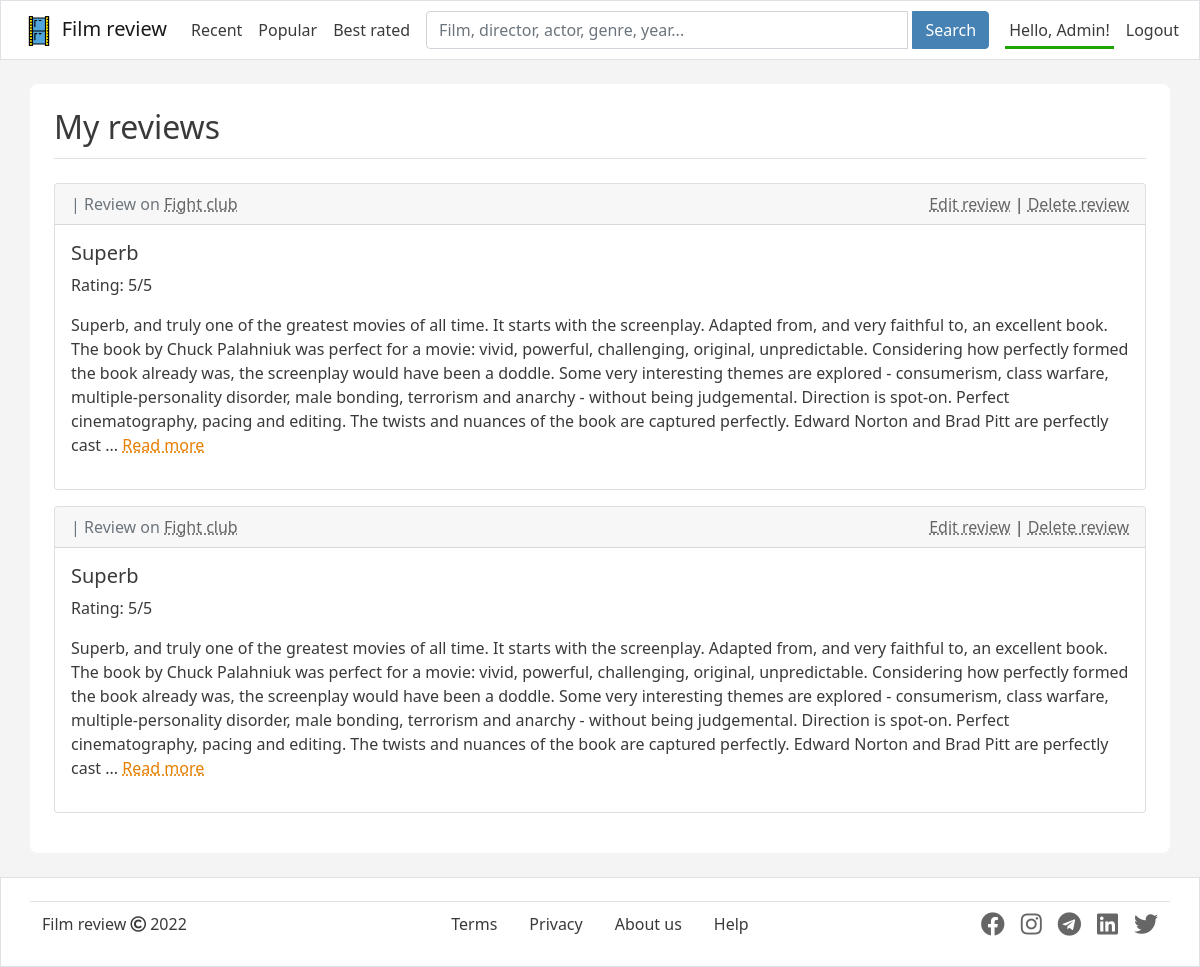
Page /my_reviews/ (signed in) on the committed database.
### films_review/models.py (models this page shows, shortened)
class Review(models.Model):
    title = models.CharField(max_length=60)
    film = models.ForeignKey(Film, on_delete=models.CASCADE)
    text = models.TextField(max_length=8192)
    rating = models.IntegerField(choices=constants.RATINGS)
    owner = models.ForeignKey(
        settings.AUTH_USER_MODEL,
        on_delete=models.CASCADE
    )
    post_date = models.DateField(auto_now_add=True)
    class Meta:
        verbose_name = 'Review'
        verbose_name_plural = 'Reviews'

class Film(models.Model):
    title = models.CharField(
        max_length=200,
        help_text='title on the english language'
    )
    original_title = models.CharField(
        max_length=200,
        help_text='title on the original language'
    )
    genres = models.ManyToManyField(Genre)
    release_date = models.DateField(help_text='YYYY-MM-DD')
    post_date = models.DateField(
        help_text='YYYY-MM-DD',
        auto_now_add=True,
        auto_now=False
    )
    description = models.TextField(max_length=1024)
    continuance = models.PositiveIntegerField(help_text='mins.')
    country = models.ManyToManyField(Country)
    director = models.ManyToManyField(Director)
    writer = models.ManyToManyField(Writer)
    actor = models.ManyToManyField(Actor)
    small_img = models.ImageField(
        upload_to='film_img/',
        default='film_img/default.jpg')
    is_active = models.BooleanField(default=True)
    slug = models.SlugField()
    def get_absolute_url(self):
        return reverse('films_review:film', kwargs={
            'pk': self.pk,
            'slug': self.slug
        })
    class Meta:
        unique_together = ['title', 'original_title', 'post_date']
        verbose_name = 'Film'
        verbose_name_plural = 'Films'

### films_review/views.py (the view)
class MyReviewsListView(generic.list.ListView):
    template_name = 'films_review/review/my_reviews.html'
    context_object_name = 'my_reviews'
    paginate_by = constants.REVIEWS_PER_PAGE
    def get_queryset(self):
        return Review.objects.filter(owner=self.request.user).order_by('-post_date', 'title')
    def get_context_data(self, **kwargs):
        context = super().get_context_data(**kwargs)
        return context

### films_review/forms.py
class SearchForm(forms.Form):
    q = forms.CharField(max_length=50, label='', widget=forms.TextInput(attrs={
        'placeholder': 'Film, director, actor, genre, year...',
        'class': 'form-control search-form',
    }),
                        )

### films_review/context_processors.py (called while the page is built)
def search_form(request):
    q = request.GET.get('q')
    return {'search_form': SearchForm(initial={'q': q})}

### films_review/templatetags/custom_tags.py (called while the page is built)
@register.simple_tag(takes_context=True)
def url_next(context, **kwargs):
    cur_path = context.get('request').path
    if cur_path not in [reverse('user:login'), reverse('user:register'), reverse('films_review:my_reviews')]:
        return '?' + urlencode(kwargs)
    else:
        return ''

### films_review/templates/films_review/review/my_reviews.html (shortened to what this page needs)
{% extends 'base.html' %}
{% load static %}
{% block page_header %}
    <div class="pb-1 mb-4 border-bottom">
        <h2>My reviews</h2>
    </div>
{% endblock page_header %}
{% block content %}
    {% if my_reviews %}
        {% for review in my_reviews %}
            {% include 'films_review/review/review_card.html' %}
        {% endfor %}
    {% else %}
        <h4>I haven't written reviews yet.</h4>
    {% endif %}
{% endblock content %}

### templates/base.html (shortened to what this page needs)
<!DOCTYPE html>
<html lang="en">
    <head>
        {% load static %}
        {% load custom_tags %}
        {% url 'user:login' as login_url %}
        {% url 'user:register' as register_url %}
        {% url 'films_review:my_reviews' as my_reviews_url %}
        {% url 'films_review:films_list' as films_list_url %}
        <link href="https://cdn.jsdelivr.net/npm/bootstrap@5.1.0/dist/css/bootstrap.min.css" rel="stylesheet">
        <link rel="stylesheet" href="https://use.fontawesome.com/releases/v5.15.4/css/all.css">
        <link rel="stylesheet" href="{% static 'films_review/css/custom.css' %}">
    </head>
    <body class="d-flex flex-column min-vh-100">
        <nav class="navbar navbar-expand-lg navbar-light bg-white border mb-4">
            <div class="container-fluid d-flex justify-content-lg-center">
                <div class="d-flex justify-content-end" style="min-width: 10.625rem;">
                    <a class="navbar-brand" href="{% url 'films_review:index' %}">
                        <img src="{% static 'films_review/svg/film.svg' %}" alt="" width="30" height="30"><span class="ms-2">Film review</span></a>
                </div>
                <div class="collapse navbar-collapse multi-collapse" id="el1" style="max-width: 1140px;">
                    <form class="w-100 order-lg-last ms-2 mt-3 mt-lg-0" method="get" action="{% url 'films_review:search' %}">
                        <div class="input-group">
                            {{ search_form.q }}
                            <button class="btn btn-color ms-1" type="submit">Search</button>
                        </div>
                    </form>
                    <ul class="navbar-nav ms-1 order-lg-first">
                        <li class="nav-item">
                            <a class="navigation-link text-nowrap ms-lg-0 " href="{% url 'films_review:films_list' %}?order=recent">Recent</a>
                        </li>
                        <li class="nav-item">
                            <a class="navigation-link text-nowrap " href="{% url 'films_review:films_list' %}?order=popular">Popular</a>
                        </li>
                        <li class="nav-item">
                            <a class="navigation-link text-nowrap " href="{% url 'films_review:films_list' %}?order=best_rated">Best rated</a>
                        </li>
                    </ul>
                </div>
                <div class="collapse navbar-collapse multi-collapse ms-1" id="el2" style="min-width: 10.625rem; flex-grow: 0;">
                    <ul class="navbar-nav ms-lg-2">
                        {% if user.is_authenticated %}
                            <li class="nav-item">
                                <a class="navigation-link text-nowrap {% if request.path == my_reviews_url %}current-navigation-link{% endif %}" href="{{ my_reviews_url }}">Hello, {{user.username|title}}!</a>
                            </li>
                            <li class="nav-item">
                                <a class="navigation-link text-nowrap" href="{% url 'user:logout' %}{% url_next next=request.get_full_path %}">Logout</a>
                            </li>
                        {% endif %}
                    </ul>
                </div>
            </div>
        </nav>
        <div role="main" class="d-flex flex-column container flex-fill bg-white p-4" style="max-width: 1140px; border-radius: 0.5rem;">
            <div>
                {% block page_header %}{% endblock page_header %}
            </div>
            <div class="d-flex flex-fill flex-column">
                {% block content %} {% endblock content %}
            </div>
        </div>
        <footer class="container-fluid border bg-white mt-4">
            <div class="container border-bottom" style="max-width: 1140px; height: 1.5rem;"></div>
            <div class="container pb-4 pt-3 pt-md-1" style="max-width: 1140px;">
                <div class="row g-0">
                    <div class="d-flex align-items-center justify-content-center col-md order-0 order-md-1">
                        <ul class="d-flex mb-sm-0">
                            <li class="ms-2"><a class="footer-link" href="#">Terms</a></li>
                            <li><a class="footer-link" href="#">Privacy</a></li>
                            <li><a class="footer-link" href="#">About us</a></li>
                            <li class="me-2"><a class="footer-link" href="#">Help</a></li>
                        </ul>
                    </div>
                    <div class="d-flex align-items-center justify-content-center justify-content-sm-start justify-content-md-end col-sm order-sm-2">
                        <ul class="d-flex m-0">
                            <li class="ms-2"><a class="footer-icon-link facebook" href="#"><i class="fab fa-facebook"></i></a></li>
                            <li class="ms-3"><a class="footer-icon-link instagram" href="#">
                                <i class="fab fa-instagram"></i>
                            </a></li>
                            <li class="ms-3"><a class="footer-icon-link telegram" href="#"><i class="fab fa-telegram"></i></a></li>
                            <li class="ms-3"><a class="footer-icon-link linkedin" href="#"><i class="fab fa-linkedin"></i></a></li>
                            <li class="ms-3"><a class="footer-icon-link twitter" href="#"><i class="fab fa-twitter"></i></a></li>
                        </ul>
                    </div>
                    <div class="col-sm d-flex justify-content-center justify-content-sm-end justify-content-md-start order-sm-1 order-md-0">
                        <a class="d-flex align-items-center footer-logo-link me-2 me-md-0" href="">
                            <span>Film review<i class="far fa-copyright ms-1 me-1"></i>2022</span>
                        </a>
                    </div>
                </div>
            </div>
        </footer>
    </body>
</html>

### films_review/templates/films_review/review/review_card.html
<div class="card mb-3">
    <div class="card-header">
        <div class="row g-0">
            <div class="col-md">
                <p class="mb-0 text-muted">
                    {% if request.path == '/my_reviews/' %}
                        {{ review.pub_date }} | Review on <span class="text-nowrap">
                            <a class="review-link" href="{{ review.film.get_absolute_url }}">{{ review.film.title }}</a>
                        </span>
                    {% else %}
                        {{ review.pub_date }} | {{ review.owner|title }}
                    {% endif %}
                </p>
            </div>
            <div class="col-auto">
                {% if review.owner == request.user %}
                    <p class="mb-0">
                        <span class="text-nowrap">
                            <a class="review-link" href="{% url 'films_review:edit_review' review.film.id review.film.slug %}">Edit review</a> |
                            <a class="review-link" href="{% url 'films_review:delete_review' review.film.id review.film.slug %}">Delete review</a>
                        </span>
                    </p>
                {% endif %}
            </div>
        </div>
    </div>
    <div class="card-body">
        <h5 class="card-title">{{review.title}}</h5>
        <p class="card-text">Rating: {{ review.rating }}/5</p>
        <div class="card-text">
            {% if review.text|length > 700 %}
                <p>{{ review.text|slice:':700' }}<span id="dots{{ review.id }}">...</span><span class="textContinuation" id="more{{ review.id }}">{{ review.text|slice:'700:'}}</span>
                    <a class="text-nowrap orange-link" onclick="myFunction({{ review.id }})" id="myBtn{{ review.id }}">Read more</a>
                </p>
            {% else %}
                <p>{{ review.text }}</p>
            {% endif %}
        </div>
    </div>
</div>

### films_review/static/films_review/css/custom.css (style rules this page uses)
:root { --light-black: #3A3A3A; --dark-gray: #666666; --medium-green: #21a400; --light-green: #24b800; --dark-orange: #e67e00; }
body { color: var(--light-black); background-color: #f4f4f4; }
ul { padding: 0; list-style: none; }
.orange-link { cursor: pointer; color: var(--dark-orange); text-decoration-style: dotted; }
.review-link { color: var(--dark-gray); text-decoration-style: dotted; }
.navigation-link { color: var(--light-black); text-decoration: none; padding: 0.5rem 0.25rem 0.3125rem 0.25rem; margin: 0 0.25rem; border-bottom: 0.1875rem solid white; }
.current-navigation-link { border-bottom: 0.1875rem solid var(--medium-green); }
.footer-logo-link { color: var(--light-black); text-decoration: none; }
.footer-link { color: var(--light-black); margin: 0 1rem; text-decoration: none; white-space: nowrap; }
.footer-icon-link { font-size: 1.5rem; color: var(--dark-gray) }
.btn-color { color: white; background-color: SteelBlue;; border-color: SteelBlue;; }

### rows in the picture
Review: film "Fight club", shows "Edit review", title "Superb", rating "5", text "Superb, and truly one of the greatest movies of all time. It starts with the screenplay. Adapted from, and very faithful to, an excellent book. The book by Chuck Palahniuk was perfect for a movie: vivid, powerful, challenging, original, unpredictable. Considering how perfectly formed the book already was, the screenplay would have been a doddle. Some very interesting themes are explored - consumerism, class warfare, multiple-personality disorder, male bonding, terrorism and anarchy - without being judgemental. Direction is spot-on. Perfect cinematography, pacing and editing. The twists and nuances of the book are captured perfectly. Edward Norton and Brad Pitt are perfectly cast"
Review: film "Fight club", shows "Edit review", title "Superb", rating "5", text "Superb, and truly one of the greatest movies of all time. It starts with the screenplay. Adapted from, and very faithful to, an excellent book. The book by Chuck Palahniuk was perfect for a movie: vivid, powerful, challenging, original, unpredictable. Considering how perfectly formed the book already was, the screenplay would have been a doddle. Some very interesting themes are explored - consumerism, class warfare, multiple-personality disorder, male bonding, terrorism and anarchy - without being judgemental. Direction is spot-on. Perfect cinematography, pacing and editing. The twists and nuances of the book are captured perfectly. Edward Norton and Brad Pitt are perfectly cast"

### other values in the picture
{{ user.username|title }} "Admin"
